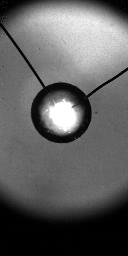
#> input picture slika.png, 128 x 256 px
$ jupyter execute '1.sredina(300000fps)_S1.ipynb'   (shell and % lines are left out)
#> lines starting #> are read from the running program, lines starting #| are printed output that depends on the picture; after the words box and inside, x2 and y2 are one past the last pixel; in counts of white or black regions, pixels touching at a corner belong together
[cell 1]
import numpy as np
import matplotlib.pyplot as plt

from skimage.transform import hough_circle, hough_circle_peaks
from skimage.feature import canny
from skimage.draw import circle_perimeter
from skimage.util import img_as_ubyte
from skimage import color,io
import os

[cell 2]
# branje slike in crop
img = io.imread('slika.png')
#> img is the input picture: shape (256, 128); min 0, max 255, mean 95
plt.imshow(img, cmap='gray');

[cell 3]
# robovi
edges = canny(img, sigma=3, low_threshold=10, high_threshold=50)
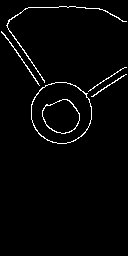
#> edges: shape (256, 128) bool; 2.4% white in thin lines or dots, all inside (x1, y1, x2, y2) = (1, 6, 127, 144)
plt.imshow(edges, cmap='gray');

[cell 4]
hough_radii = np.arange(10, 50, 1) # iscemo radije od 10 pikslov do 50 pikslov
hough_res = hough_circle(edges, hough_radii)
accums, cx, cy, radii = hough_circle_peaks(hough_res, hough_radii,
                                           total_num_peaks=2) # dva kroga, zunanji in notranji
#> accums = [0.625, 0.538]; cx = [61, 62]; cy = [113, 116]; radii = [30, 17]

print(cx, cy, radii) # oba kroga imata isto sredisce (117, 199), prvi je vecji (21)
#| [61 62] [113 116] [30 17]

[cell 5]
# jih se narisemo
img = color.gray2rgb(img)
for x, y, r, in zip(cx, cy, radii):
    i, j = circle_perimeter(x, y, r)
    img[j, i] = (220, 20, 20)
#> this loop made 2 passes
#> (x, y, r) on passes 1 to 2: (61, 113, 30), (62, 116, 17)
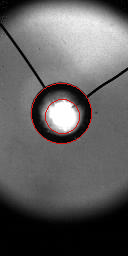
#> img: shape (256, 128, 3); 0.81% of pixels changed, all inside (x1, y1, x2, y2) = (31, 83, 92, 144)
plt.imshow(img)

[cell 6]
# itak iscemo samo premer, tko da lahko vzamemo lepo najvecjega
max(radii)
#> Out = 30

[cell 7]
# in se zapakiramo v funkcijo
def bubble_size(img_path,sf=3,lt=10,ht=50):
    """Returns size of bubble in pixels."""
#> called with img_path = 'slika.png', sf = 3, lt = 10, ht = 50
    img = io.imread(img_path)
    edges = canny(img, sigma=sf, low_threshold=lt, high_threshold=ht)
    hough_radii = np.arange(10, 50, 1)
    hough_res = hough_circle(edges, hough_radii)
    _, _, _, radii = hough_circle_peaks(hough_res, hough_radii,
                                               total_num_peaks=2)
#> radii = [30, 17]
    return max(radii)

print(bubble_size('slika.png'))
